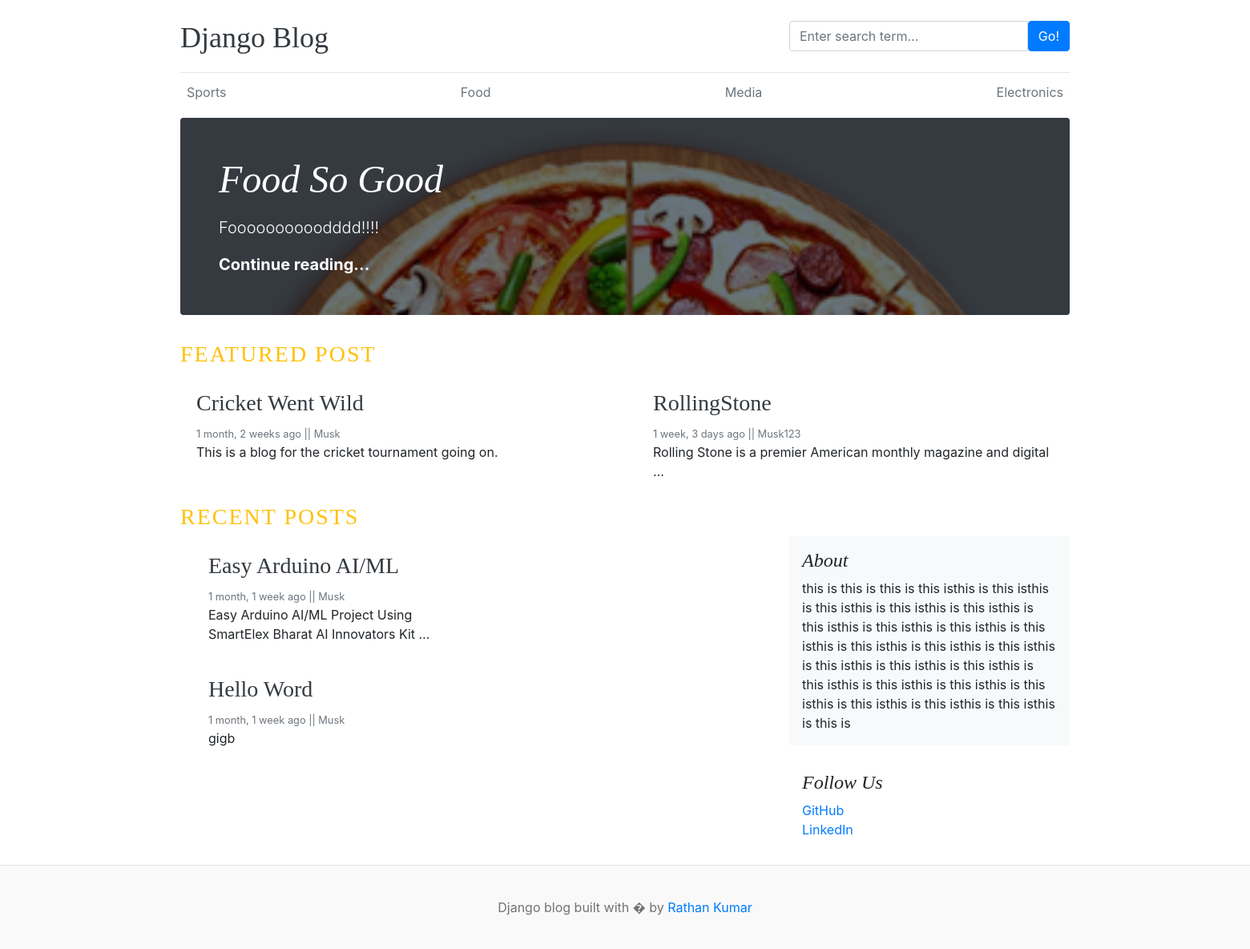
The page / on the database its author committed.
### blogs/models.py (models this page shows, shortened)
class Category(models.Model):
    category_name=models.CharField(max_length=50,unique=True)
    created_at=models.DateTimeField(auto_now_add=True)
    updated_at=models.DateTimeField(auto_now=True)
    class Meta:
        verbose_name_plural ='categories'

class Blog(models.Model):
    title=models.CharField(max_length=100)
    slug=models.SlugField(max_length=150,unique=True,blank=True)
    category=models.ForeignKey(Category,on_delete=models.CASCADE)
    author=models.ForeignKey(User,on_delete=models.CASCADE)
    featured_image = models.ImageField(upload_to='uploads/%Y/%m/%d')
    short_description = models.TextField(max_length=500)
    blog_body = models.TextField(max_length=2000)
    status = models.CharField(max_length=20,choices=STATUS_CHOICES,default='Draft')
    is_featured =  models.BooleanField(default=False)
    created_at = models.DateTimeField(auto_now_add=True)
    updated_at = models.DateTimeField(auto_now=True)
    def __str__(self):
        return self.title

class About(models.Model):
    about_us=models.TextField(max_length=500)
    gitlink=models.URLField(max_length=200)
    linkedin=models.URLField(max_length=200)
    def __str__(self):
        return self.about_us[:10]

### blog_main/views.py (the view)
# urls.py: 2. Add a URL to urlpatterns:  path('', views.home, name='home')
def home(request):
    featured_post = Blog.objects.filter(is_featured=True,status='Published').order_by('updated_at')
    print(featured_post)
    post=Blog.objects.filter(is_featured=False,status='Published').order_by('updated_at')
    print(post)
    context={
        'featured_post':featured_post,
        'posts':post,
    }
    return render(request,'home.html',context)
    return HttpResponse('<h2>Home Page<h2>')

### blogs/context_processors.py (called while the page is built)
def get_categories(request):
    categories=Category.objects.all()
    return dict(categories=categories)

def get_about(request):
    try:
        about_us=About.objects.get()
    except:
        about_us=None
    print(about_us)
    return dict(about=about_us)

### templates/home.html
{% extends 'base.html' %}
{% block content %}
{% for post in featured_post %}
{% if forloop.first %}
<div class="jumbotron p-3 p-md-5 text-white rounded bg-dark" style="background-image: url({{ post.featured_image.url }});background-blend-mode: overlay;background-size:cover;">
    <div class="col-md-8 px-0">
      <h1 class="display-4 font-italic">{{post.title}}</h1>
      <p class="lead my-3">{{post.short_description}}</p>
      <p class="lead mb-0"><a href="{% url 'blogs' post.slug %}" class="text-white font-weight-bold">Continue reading...</a></p>
    </div>
  </div>
{% endif %}
{% endfor %}
<h3 class="text-uppercase text-warning" style="letter-spacing:2px;">Featured Post</h3>
  <div class="row mb-2">
    {% for post in featured_post %}
    {% if not forloop.first %}
    <div class="col-md-6">
      <div class="card border-0" >
        <div class="card-body">
          <h3><a href="{% url 'blogs' post.slug %}"  class="text-dark">{{post.title}}</a></h3>
          <small class="mb-1 text-muted">{{post.created_at | timesince }} ago || {{post.author}}</small>
          <p class="card-text">{{post.short_description | truncatewords:10}}</p>
        </div>
      </div>
    </div>
    {% endif %}
    {% endfor %}
  </div>
<h3 class="text-uppercase text-warning" style="letter-spacing:2px;">Recent Posts</h3>
  <main role="main" class="container p-0">
    <div class="row">
      <div class="col-md-8 blog-main">
        {% for post in posts %}
        <div class="col-md-6">
          <div class="card border-0" >
            <div class="card-body">
              <h3><a href="{% url 'blogs' post.slug %}" class="text-dark">{{post.title}}</a></h3>
              <small class="mb-1 text-muted">{{post.created_at | timesince }} ago || {{post.author}}</small>
              <p class="card-text">{{post.short_description | truncatewords:10}}</p>
            </div>
          </div>
        </div>
         {% endfor %}
      </div>
      <aside class="col-md-4 blog-sidebar">
        <div class="p-3 mb-3 bg-light rounded">
          <h4 class="font-italic">About</h4>
          <p class="mb-0">{{ about.about_us}}</p>
        </div>
        <div class="p-3">
          <h4 class="font-italic">Follow Us</h4>
          <ol class="list-unstyled">
            {% if about.gitlink %}
            <li><a href="{{ about.gitlink }}">GitHub</a></li>
            {% endif %}
            {% if about.linkedin %}
            <li><a href="{{about.linkedin}}">LinkedIn</a></li>
            {% endif %}
          </ol>
        </div>
      </aside>
    </div>
  </main>
</div>
{% endblock %}

### templates/base.html (shortened to what this page needs)
{% load static %}
<!DOCTYPE html>
<html lang="en">
<head>
    <link href="https://getbootstrap.com/docs/4.0/dist/css/bootstrap.min.css" rel="stylesheet">
    <link rel="stylesheet" href="https://cdnjs.cloudflare.com/ajax/libs/font-awesome/4.7.0/css/font-awesome.min.css">
    <link href="{% static 'css/blog.css' %}" rel="stylesheet">
  </head>
<body>
    <div class="container">
      <header class="blog-header py-3">
        <div class="row flex-nowrap justify-content-between align-items-center">
          <div class="col-8 pt-1">
            <a class="blog-header-logo text-dark" href="/">Django Blog</a>
          </div>
          <div class="col-4">
            <form action="{% url 'search' %}" method="GET">
              <dic class="input-group">
                <input class="form-control" type="text" name='keyword' placeholder="Enter search term..." aria-label="Enter search term..." aria-describedby="button-search" style="position: center;"/>
                <button type="submit" class="btn btn-primary" id="button-search" type="button">Go!</button>
              </dic>
            </form>
          </div>
          <div class="col-4 d-flex justify-content-end align-items-center">
          </div>
        </div>
      </header>
      <div class="nav-scroller py-1 mb-2">
        <nav class="nav d-flex justify-content-between">
          {% for ct in categories %}
          <a class="p-2 text-muted" href="{% url 'posts_by_category' ct.id %}">{{ct.category_name}}</a>
          {% endfor %}
        </nav>
      </div>
{% block content %}
{% endblock %}
<footer class="blog-footer">
  <p>Django blog built with � by <a href="#">Rathan Kumar</a></p>
</footer>
</body>
</html>

### blog_main/static/css/blog.css (style rules this page uses)
.blog-header { border-bottom: 1px solid #e5e5e5; }
.blog-header-logo { font-family: "Playfair Display", Georgia, "Times New Roman", serif; font-size: 2.25rem; }
h1, h2, h3, h4, h5, h6 { font-family: "Playfair Display", Georgia, "Times New Roman", serif; }
.display-4 { font-size: 2.5rem; }
@media (min-width: 768px) { .display-4 { font-size: 3rem; } }
.blog-footer { padding: 2.5rem 0; color: #727272; text-align: center; background-color: #f9f9f9; border-top: .05rem solid #e5e5e5; }
.blog-footer p:last-child { margin-bottom: 0; }

### rows shown on the page
Category: category_name "Sports"
Category: category_name "Food"
Category: category_name "Media"
Category: category_name "Electronics"
Blog: featured_image (picture), title "Food So Good", short_description "Foooooooooodddd!!!!"
Blog: title "Cricket Went Wild", created_at "1 month, 2 weeks", author "Musk", short_description "This is a blog for the cricket tournament going on."
Blog: title "RollingStone", created_at "1 week, 3 days", author "Musk123", short_description "Rolling Stone is a premier American monthly magazine and digital …"
Blog: title "Easy Arduino AI/ML", created_at "1 month, 1 week", author "Musk", short_description "Easy Arduino AI/ML Project Using SmartElex Bharat AI Innovators Kit …"
Blog: title "Hello Word", created_at "1 month, 1 week", author "Musk", short_description "gigb"
About: about_us "this is this is this is this isthis is this isthis is this isthis is this isthis is this isthis is this isthis is this isthis is this isthis is this isthis is this isthis is this isthis is this isthis is this isthis is this isthis is this isthis is this isthis is this isthis is this isthis is this isthis is this isthis is this isthis is this isthis is this is"
